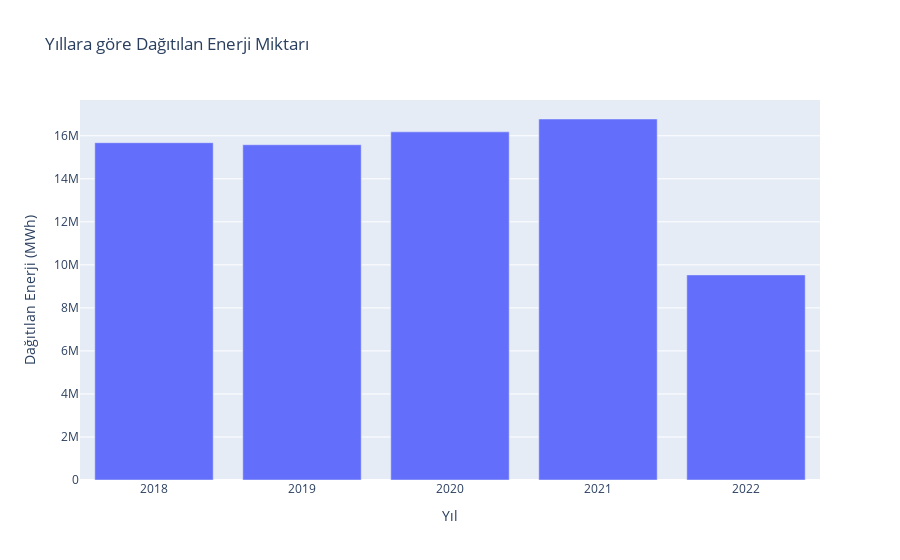

Here is the notebook cell this chart was saved with:
### Markdown cell above
Yıllık verilerin incelenmesi

### Code cell
temp = df.iloc[:,[0,1,-2]].groupby('Yıl')['Dağıtılan Enerji (MWh)'].sum().reset_index()

fig = px.bar(data_frame=temp,
            x='Yıl', y='Dağıtılan Enerji (MWh)',
            title='Yıllara göre Dağıtılan Enerji Miktarı')

fig.show()

### Figure 1 — Plotly figure (JSON) as saved in the notebook; plotly's stock layout.template omitted (floating-point values rounded to 4 significant figures)
{"data": [{"alignmentgroup": "True", "hovertemplate": "Yıl=%{x}<br>Dağıtılan Enerji (MWh)=%{y}<extra></extra>", "legendgroup": "", "marker": {"color": "#636efa", "pattern": {"shape": ""}}, "name": "", "offsetgroup": "", "orientation": "v", "showlegend": false, "textposition": "auto", "type": "bar", "x": [2018, 2019, 2020, 2021, 2022], "xaxis": "x", "y": [15680000.0, 15580000.0, 16180000.0, 16780000.0, 9533000.0], "yaxis": "y"}], "layout": {"barmode": "relative", "legend": {"tracegroupgap": 0}, "title": {"text": "Yıllara göre Dağıtılan Enerji Miktarı"}, "xaxis": {"anchor": "y", "domain": [0, 1], "title": {"text": "Yıl"}}, "yaxis": {"anchor": "x", "domain": [0, 1], "title": {"text": "Dağıtılan Enerji (MWh)"}}}}
